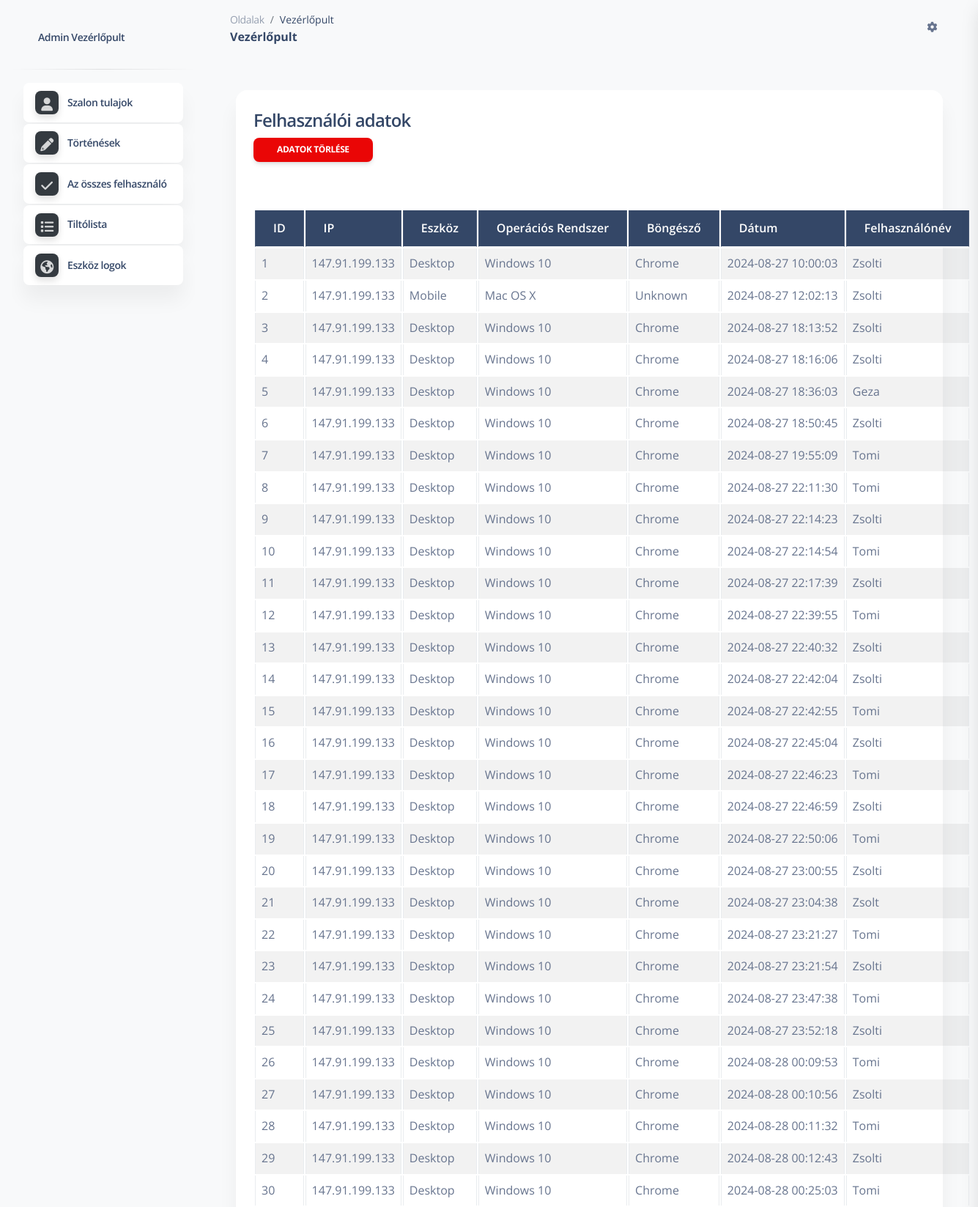
The page /adminpanel/admin/devices.php (upper part) on the database its author committed.
### tables this page shows
CREATE TABLE `user_info` (
  `id` int NOT NULL,
  `ip` varchar(45) NOT NULL,
  `device` varchar(45) NOT NULL,
  `os` varchar(45) NOT NULL,
  `browser` varchar(45) NOT NULL,
  `date` datetime NOT NULL,
  `username` varchar(255) NOT NULL
);

### adminpanel/admin/devices.php (the view, shortened to what this page needs)
<?php
try {
    $query = "SELECT id, ip, device, os, browser, date, username FROM user_info";
    $statement = $pdo->prepare($query);
    $statement->execute();
    $records = $statement->fetchAll(PDO::FETCH_ASSOC);
} catch (PDOException $e) {
    echo "Error: " . $e->getMessage();
}
include('includes/header.php');
?>
<div class="container mt-4">
    <div class="row">
        <div class="col-md-12">
            <div class="card">
                <div class="card-header">
                    <h4>Felhasználói adatok</h4>
                    <form method="post" style="display:inline;">
                        <button type="submit" name="truncate_table" class="btn btn-danger btn-sm" onclick="return confirm('Biztosan törli az összes adatot?');">
                            Adatok törlése
                        </button>
                    </form>
                </div>
                <div class="card-body">
                    <table class="table table-striped table-bordered">
                        <thead class="table-dark">
                            <tr>
                                <th>ID</th>
                                <th>IP</th>
                                <th>Eszköz</th>
                                <th>Operációs Rendszer</th>
                                <th>Böngésző</th>
                                <th>Dátum</th>
                                <th>Felhasználónév</th>
                            </tr>
                        </thead>
                        <tbody id="user-table-body">
                            <?php if ($records): ?>
                                <?php foreach ($records as $record): ?>
                                    <tr id="record-<?php echo htmlspecialchars($record['id']); ?>">
                                        <td><?php echo htmlspecialchars($record['id']); ?></td>
                                        <td><?php echo htmlspecialchars($record['ip']); ?></td>
                                        <td><?php echo htmlspecialchars($record['device']); ?></td>
                                        <td><?php echo htmlspecialchars($record['os']); ?></td>
                                        <td><?php echo htmlspecialchars($record['browser']); ?></td>
                                        <td><?php echo htmlspecialchars($record['date']); ?></td>
                                        <td><?php echo htmlspecialchars($record['username']); ?></td>
                                    </tr>
                                <?php endforeach; ?>
                            <?php else: ?>
                                <tr>
                                    <td colspan="7" class="text-center">Nincs megjeleníthető adat.</td>
                                </tr>
                            <?php endif; ?>
                        </tbody>
                    </table>
                </div>
            </div>
        </div>
    </div>
</div>
<?php include('includes/footer.php'); ?>

### rows shown on the page
user_info: id "1", ip "147.91.199.133", device "Desktop", os "Windows 10", browser "Chrome", date "2024-08-27 10:00:03", username "Zsolti"
user_info: id "2", ip "147.91.199.133", device "Mobile", os "Mac OS X", browser "Unknown", date "2024-08-27 12:02:13", username "Zsolti"
user_info: id "3", ip "147.91.199.133", device "Desktop", os "Windows 10", browser "Chrome", date "2024-08-27 18:13:52", username "Zsolti"
user_info: id "4", ip "147.91.199.133", device "Desktop", os "Windows 10", browser "Chrome", date "2024-08-27 18:16:06", username "Zsolti"
user_info: id "5", ip "147.91.199.133", device "Desktop", os "Windows 10", browser "Chrome", date "2024-08-27 18:36:03", username "Geza"
user_info: id "6", ip "147.91.199.133", device "Desktop", os "Windows 10", browser "Chrome", date "2024-08-27 18:50:45", username "Zsolti"
user_info: id "7", ip "147.91.199.133", device "Desktop", os "Windows 10", browser "Chrome", date "2024-08-27 19:55:09", username "Tomi"
user_info: id "8", ip "147.91.199.133", device "Desktop", os "Windows 10", browser "Chrome", date "2024-08-27 22:11:30", username "Tomi"
user_info: id "9", ip "147.91.199.133", device "Desktop", os "Windows 10", browser "Chrome", date "2024-08-27 22:14:23", username "Zsolti"
user_info: id "10", ip "147.91.199.133", device "Desktop", os "Windows 10", browser "Chrome", date "2024-08-27 22:14:54", username "Tomi"
user_info: id "11", ip "147.91.199.133", device "Desktop", os "Windows 10", browser "Chrome", date "2024-08-27 22:17:39", username "Zsolti"
user_info: id "12", ip "147.91.199.133", device "Desktop", os "Windows 10", browser "Chrome", date "2024-08-27 22:39:55", username "Tomi"
user_info: id "13", ip "147.91.199.133", device "Desktop", os "Windows 10", browser "Chrome", date "2024-08-27 22:40:32", username "Zsolti"
user_info: id "14", ip "147.91.199.133", device "Desktop", os "Windows 10", browser "Chrome", date "2024-08-27 22:42:04", username "Zsolti"
user_info: id "15", ip "147.91.199.133", device "Desktop", os "Windows 10", browser "Chrome", date "2024-08-27 22:42:55", username "Tomi"
user_info: id "16", ip "147.91.199.133", device "Desktop", os "Windows 10", browser "Chrome", date "2024-08-27 22:45:04", username "Zsolti"
user_info: id "17", ip "147.91.199.133", device "Desktop", os "Windows 10", browser "Chrome", date "2024-08-27 22:46:23", username "Tomi"
user_info: id "18", ip "147.91.199.133", device "Desktop", os "Windows 10", browser "Chrome", date "2024-08-27 22:46:59", username "Zsolti"
user_info: id "19", ip "147.91.199.133", device "Desktop", os "Windows 10", browser "Chrome", date "2024-08-27 22:50:06", username "Tomi"
user_info: id "20", ip "147.91.199.133", device "Desktop", os "Windows 10", browser "Chrome", date "2024-08-27 23:00:55", username "Zsolti"
user_info: id "21", ip "147.91.199.133", device "Desktop", os "Windows 10", browser "Chrome", date "2024-08-27 23:04:38", username "Zsolt"
user_info: id "22", ip "147.91.199.133", device "Desktop", os "Windows 10", browser "Chrome", date "2024-08-27 23:21:27", username "Tomi"
user_info: id "23", ip "147.91.199.133", device "Desktop", os "Windows 10", browser "Chrome", date "2024-08-27 23:21:54", username "Zsolti"
user_info: id "24", ip "147.91.199.133", device "Desktop", os "Windows 10", browser "Chrome", date "2024-08-27 23:47:38", username "Tomi"
user_info: id "25", ip "147.91.199.133", device "Desktop", os "Windows 10", browser "Chrome", date "2024-08-27 23:52:18", username "Zsolti"
user_info: id "26", ip "147.91.199.133", device "Desktop", os "Windows 10", browser "Chrome", date "2024-08-28 00:09:53", username "Tomi"
user_info: id "27", ip "147.91.199.133", device "Desktop", os "Windows 10", browser "Chrome", date "2024-08-28 00:10:56", username "Zsolti"
user_info: id "28", ip "147.91.199.133", device "Desktop", os "Windows 10", browser "Chrome", date "2024-08-28 00:11:32", username "Tomi"
user_info: id "29", ip "147.91.199.133", device "Desktop", os "Windows 10", browser "Chrome", date "2024-08-28 00:12:43", username "Zsolti"
user_info: id "30", ip "147.91.199.133", device "Desktop", os "Windows 10", browser "Chrome", date "2024-08-28 00:25:03", username "Tomi"
